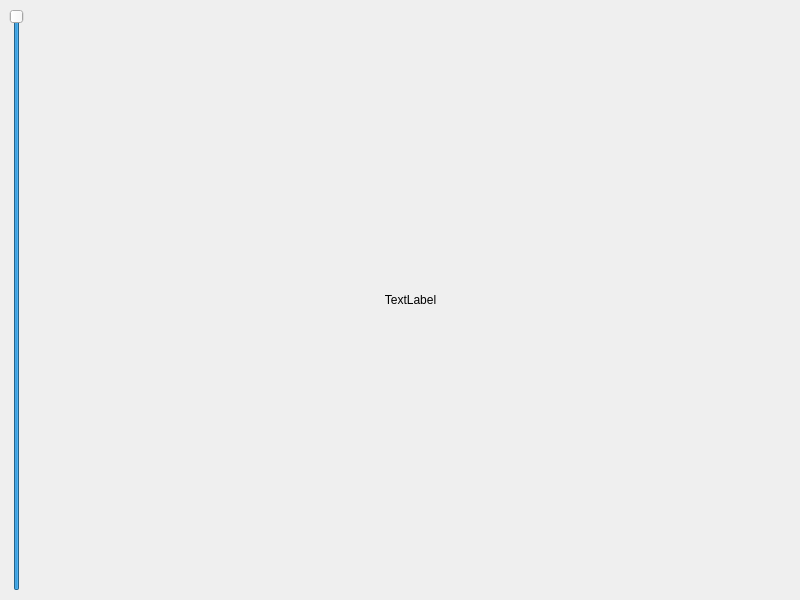
<?xml version="1.0" encoding="UTF-8"?>
<ui version="4.0">
 <class>MainWindow</class>
 <widget class="QMainWindow" name="MainWindow">
  <property name="geometry">
   <rect>
    <x>0</x>
    <y>0</y>
    <width>800</width>
    <height>600</height>
   </rect>
  </property>
  <property name="windowTitle">
   <string>Управление прозрачностью</string>
  </property>
  <property name="animated">
   <bool>true</bool>
  </property>
  <property name="tabShape">
   <enum>QTabWidget::Rounded</enum>
  </property>
  <widget class="QWidget" name="centralwidget">
   <layout class="QGridLayout" name="gridLayout">
    <item row="0" column="2">
     <widget class="QLabel" name="image">
      <property name="text">
       <string>TextLabel</string>
      </property>
      <property name="alignment">
       <set>Qt::AlignCenter</set>
      </property>
     </widget>
    </item>
    <item row="0" column="1">
     <widget class="QSlider" name="verticalSlider">
      <property name="maximum">
       <number>100</number>
      </property>
      <property name="value">
       <number>100</number>
      </property>
      <property name="orientation">
       <enum>Qt::Vertical</enum>
      </property>
     </widget>
    </item>
   </layout>
  </widget>
 </widget>
 <resources/>
 <connections/>
</ui>
